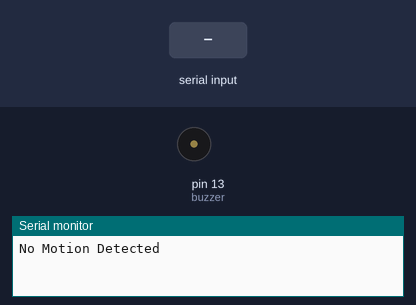
Simulated run of this sketch. Board: Arduino Uno, built with avr-gcc and run on an emulated ATmega328P. Shown: buzzer (waves = sounding, pin HIGH), the last lines printed to the serial monitor. The inputs (shaded band) are chosen by the test bench.

Above: at 1.2 s.
1.3 s: byte 123 (123) received over Serial
At 3.8 s:
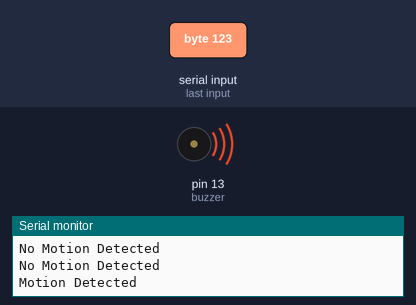
Timing chart, 0 to 5.5 s (numbered marks = the images above; inputs shaded):
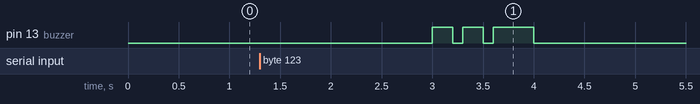

Measured:
- after the input at 1.3 s, pin 13 (buzzer): goes HIGH 0.20 s, LOW 0.10 s, HIGH 0.20 s, LOW 0.10 s, HIGH 0.40 s, then LOW, starting after 1.7 s

The sketch:

V1.2.ino
```cpp
int data; //Initialized variable to store recieved data
int buzzer = 13;

void setup() {
Serial.begin(9600); //Serial Begin at 9600 Baud
pinMode(13, OUTPUT);  // Sets the Buzzer as an Output Device
}

void loop() {
data = Serial.read(); //Read the serial data and store it
delay(1000); // Controls the "Polling rate" of the sensor. Should not be below 250


if (data == 123) { // If motion is detected, Run this code:
  Serial.println("Motion Detected");  // Debug for Console

  //############################ BUZZER Code ################
  digitalWrite(buzzer, HIGH);   // turn the Buzzer on (HIGH is the voltage level)
  delay(200);
  digitalWrite(buzzer, LOW);    // turn the Buzzer off by making the voltage LOW
  delay(100);
  digitalWrite(buzzer, HIGH);   // turn the Buzzer on (HIGH is the voltage level)
  delay(200);
  digitalWrite(buzzer, LOW);    // turn the Buzzer off by making the voltage LOW
  delay(100);
  digitalWrite(buzzer, HIGH);   // turn the Buzzer on (HIGH is the voltage level)
  delay(400);
  digitalWrite(buzzer, LOW);    // turn the Buzzer off by making the voltage LOW
  delay(100);
  //######################################################
}
else if (data != 123) { // Else If motion is NOT detected, Run this code:
  Serial.println("No Motion Detected");  // Debug for Console

}
}
```
